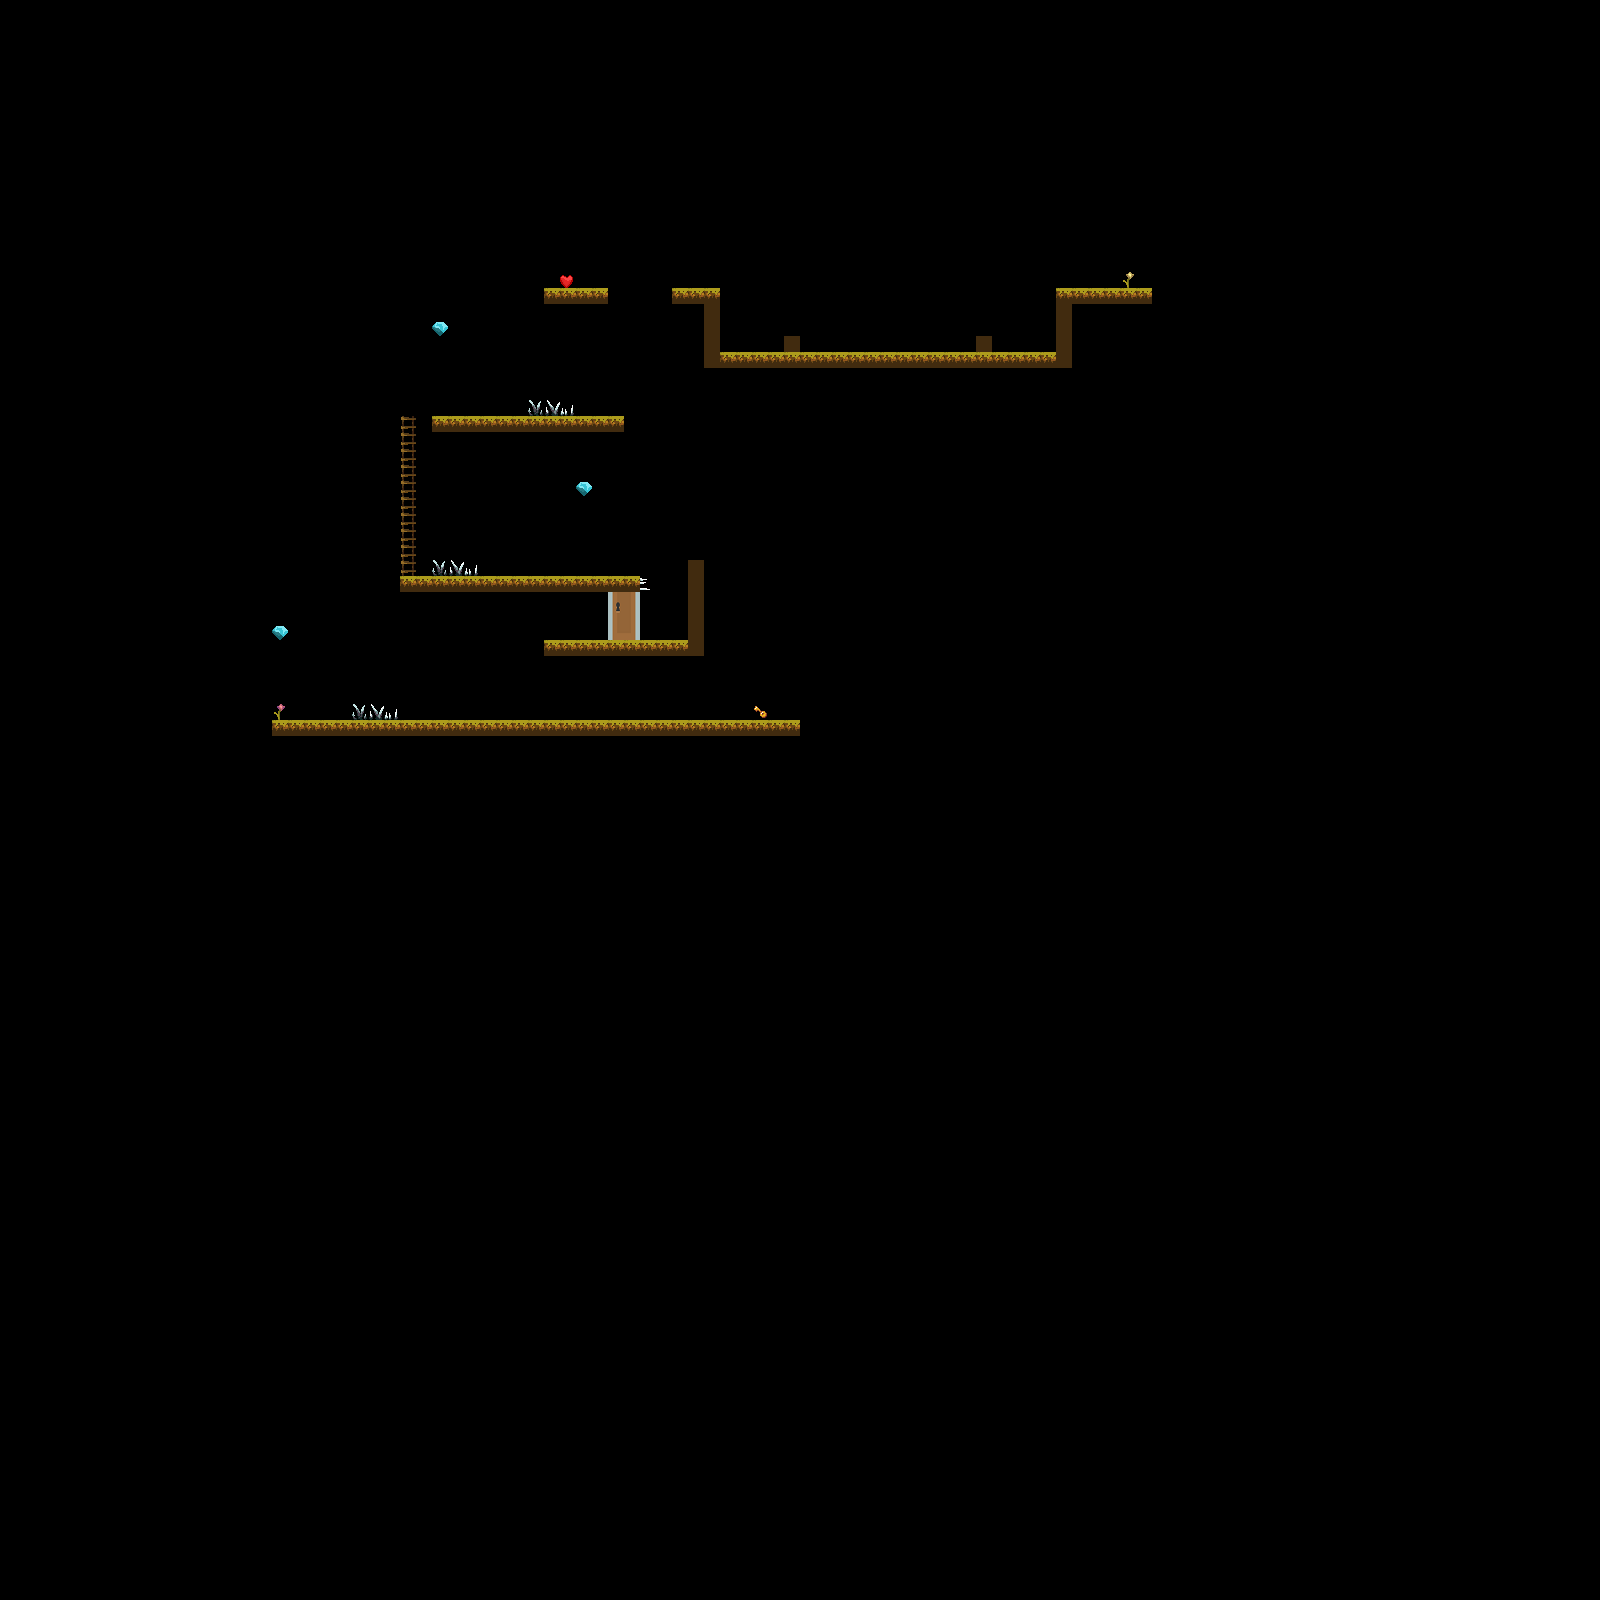

This is a level from a 2D game, rendered from its Tiled map with the project's own tilesets. A one-line summary and the map file follow, with tile-layer data summarised:
An orthogonal 100x100 tile map with 16x16 px tiles, 13 tile layers (Checkpoints, Coins, Hearts, Don't Touch, ...), 8 tilesets and 2 objects.

<map version="1.5" tiledversion="1.5.0" orientation="orthogonal" renderorder="left-down" width="100" height="100" tilewidth="16" tileheight="16" infinite="0" nextlayerid="16" nextobjectid="3">
 <tileset firstgid="1" name="Enviroment" tilewidth="16" tileheight="16" tilecount="1170" columns="45">
  <image source="../../images/Environment/Kauzz Forest Tiles/Enviroment.png" width="724" height="416" />
 </tileset>
 <tileset firstgid="1171" source="../../images/Animated Tiles/Diamond.tsx" />
 <tileset firstgid="1184" name="Country_village_props" tilewidth="16" tileheight="16" tilecount="252" columns="21">
  <image source="../../images/Environment/Country-village_asset_pack/1_Tileset &amp; props/Country_village_props.png" width="336" height="192" />
 </tileset>
 <tileset firstgid="1436" name="Door and key" tilewidth="32" tileheight="48" tilecount="1" columns="0">
  <grid orientation="orthogonal" width="1" height="1" />
  <tile id="2">
   <image width="32" height="48" source="../../images/Environment/doorClosed_mid.png" />
  </tile>
 </tileset>
 <tileset firstgid="1439" name="tiny_consumables" tilewidth="16" tileheight="16" tilecount="18" columns="6">
  <image source="../../images/Environment/tiny_consumables.png" width="96" height="48" />
 </tileset>
 <tileset firstgid="1457" name="mainlevbuild" tilewidth="16" tileheight="16" tilecount="4096" columns="64">
  <image source="../../images/Environment/PFantasy_SET1_v1.0/mainlevbuild.png" width="1024" height="1024" />
 </tileset>
 <tileset firstgid="5553" source="../../images/Animated Tiles/Heart.tsx" />
 <tileset firstgid="5559" name="Bat" tilewidth="35" tileheight="20" tilecount="22" columns="0">
  <grid orientation="orthogonal" width="1" height="1" />
  <tile id="22">
   <image width="35" height="20" source="../../images/Environment/Kauzz Forest Tiles/Bat/Bat_flying_strip22/Bat_flying_strip22-0.png" />
   <animation>
    <frame tileid="22" duration="15" />
    <frame tileid="23" duration="15" />
    <frame tileid="24" duration="15" />
    <frame tileid="25" duration="15" />
    <frame tileid="26" duration="15" />
    <frame tileid="27" duration="15" />
    <frame tileid="28" duration="15" />
    <frame tileid="29" duration="15" />
    <frame tileid="30" duration="15" />
    <frame tileid="31" duration="15" />
    <frame tileid="32" duration="15" />
    <frame tileid="33" duration="15" />
    <frame tileid="34" duration="15" />
    <frame tileid="35" duration="15" />
    <frame tileid="36" duration="15" />
    <frame tileid="37" duration="15" />
    <frame tileid="38" duration="15" />
    <frame tileid="39" duration="15" />
    <frame tileid="40" duration="15" />
    <frame tileid="41" duration="15" />
    <frame tileid="42" duration="15" />
    <frame tileid="43" duration="15" />
   </animation>
  </tile>
  <tile id="23">
   <image width="35" height="20" source="../../images/Environment/Kauzz Forest Tiles/Bat/Bat_flying_strip22/Bat_flying_strip22-1.png" />
  </tile>
  <tile id="24">
   <image width="35" height="20" source="../../images/Environment/Kauzz Forest Tiles/Bat/Bat_flying_strip22/Bat_flying_strip22-2.png" />
  </tile>
  <tile id="25">
   <image width="35" height="20" source="../../images/Environment/Kauzz Forest Tiles/Bat/Bat_flying_strip22/Bat_flying_strip22-3.png" />
  </tile>
  <tile id="26">
   <image width="35" height="20" source="../../images/Environment/Kauzz Forest Tiles/Bat/Bat_flying_strip22/Bat_flying_strip22-4.png" />
  </tile>
  <tile id="27">
   <image width="35" height="20" source="../../images/Environment/Kauzz Forest Tiles/Bat/Bat_flying_strip22/Bat_flying_strip22-5.png" />
  </tile>
  <tile id="28">
   <image width="35" height="20" source="../../images/Environment/Kauzz Forest Tiles/Bat/Bat_flying_strip22/Bat_flying_strip22-6.png" />
  </tile>
  <tile id="29">
   <image width="35" height="20" source="../../images/Environment/Kauzz Forest Tiles/Bat/Bat_flying_strip22/Bat_flying_strip22-7.png" />
  </tile>
  <tile id="30">
   <image width="35" height="20" source="../../images/Environment/Kauzz Forest Tiles/Bat/Bat_flying_strip22/Bat_flying_strip22-8.png" />
  </tile>
  <tile id="31">
   <image width="35" height="20" source="../../images/Environment/Kauzz Forest Tiles/Bat/Bat_flying_strip22/Bat_flying_strip22-9.png" />
  </tile>
  <tile id="32">
   <image width="35" height="20" source="../../images/Environment/Kauzz Forest Tiles/Bat/Bat_flying_strip22/Bat_flying_strip22-10.png" />
  </tile>
  <tile id="33">
   <image width="35" height="20" source="../../images/Environment/Kauzz Forest Tiles/Bat/Bat_flying_strip22/Bat_flying_strip22-11.png" />
  </tile>
  <tile id="34">
   <image width="35" height="20" source="../../images/Environment/Kauzz Forest Tiles/Bat/Bat_flying_strip22/Bat_flying_strip22-12.png" />
  </tile>
  <tile id="35">
   <image width="35" height="20" source="../../images/Environment/Kauzz Forest Tiles/Bat/Bat_flying_strip22/Bat_flying_strip22-13.png" />
  </tile>
  <tile id="36">
   <image width="35" height="20" source="../../images/Environment/Kauzz Forest Tiles/Bat/Bat_flying_strip22/Bat_flying_strip22-14.png" />
  </tile>
  <tile id="37">
   <image width="35" height="20" source="../../images/Environment/Kauzz Forest Tiles/Bat/Bat_flying_strip22/Bat_flying_strip22-15.png" />
  </tile>
  <tile id="38">
   <image width="35" height="20" source="../../images/Environment/Kauzz Forest Tiles/Bat/Bat_flying_strip22/Bat_flying_strip22-16.png" />
  </tile>
  <tile id="39">
   <image width="35" height="20" source="../../images/Environment/Kauzz Forest Tiles/Bat/Bat_flying_strip22/Bat_flying_strip22-17.png" />
  </tile>
  <tile id="40">
   <image width="35" height="20" source="../../images/Environment/Kauzz Forest Tiles/Bat/Bat_flying_strip22/Bat_flying_strip22-18.png" />
  </tile>
  <tile id="41">
   <image width="35" height="20" source="../../images/Environment/Kauzz Forest Tiles/Bat/Bat_flying_strip22/Bat_flying_strip22-19.png" />
  </tile>
  <tile id="42">
   <image width="35" height="20" source="../../images/Environment/Kauzz Forest Tiles/Bat/Bat_flying_strip22/Bat_flying_strip22-20.png" />
  </tile>
  <tile id="43">
   <image width="35" height="20" source="../../images/Environment/Kauzz Forest Tiles/Bat/Bat_flying_strip22/Bat_flying_strip22-21.png" />
  </tile>
 </tileset>
 <layer id="4" name="Checkpoints" width="100" height="100">
  <data>[10000 cells, 0 non-empty, 0 distinct tile ids]</data>
 </layer>
 <layer id="5" name="Coins" width="100" height="100">
  <data>[10000 cells, 3 non-empty, 1 distinct tile ids]</data>
 </layer>
 <layer id="6" name="Hearts" width="100" height="100">
  <data>[10000 cells, 1 non-empty, 1 distinct tile ids]</data>
 </layer>
 <layer id="7" name="Don't Touch" width="100" height="100">
  <data>[10000 cells, 10 non-empty, 4 distinct tile ids]</data>
 </layer>
 <layer id="8" name="Golden key" width="100" height="100">
  <data>[10000 cells, 1 non-empty, 1 distinct tile ids]</data>
 </layer>
 <layer id="9" name="Golden door" width="100" height="100">
  <data>[10000 cells, 1 non-empty, 1 distinct tile ids]</data>
 </layer>
 <layer id="10" name="Exit" width="100" height="100">
  <data>[10000 cells, 1 non-empty, 1 distinct tile ids]</data>
 </layer>
 <layer id="11" name="Enemy 1" width="100" height="100">
  <data>[10000 cells, 1 non-empty, 1 distinct tile ids]</data>
 </layer>
 <layer id="12" name="Enemy 0" width="100" height="100">
  <data>[10000 cells, 1 non-empty, 1 distinct tile ids]</data>
 </layer>
 <layer id="13" name="Spawn" width="100" height="100">
  <data>[10000 cells, 1 non-empty, 1 distinct tile ids]</data>
 </layer>
 <objectgroup id="14" name="Enemies" />
 <objectgroup id="3" name="Moving platforms">
  <object id="1" gid="3" x="624" y="432" width="16" height="16">
   <properties>
    <property name="boundary_bottom" type="float" value="1752" />
    <property name="boundary_top" type="float" value="1992" />
    <property name="change_y" type="float" value="1" />
   </properties>
  </object>
  <object id="2" gid="3" x="640" y="432" width="16" height="16">
   <properties>
    <property name="boundary_bottom" type="float" value="1752" />
    <property name="boundary_top" type="float" value="1992" />
    <property name="change_y" type="float" value="1" />
   </properties>
  </object>
 </objectgroup>
 <layer id="2" name="Platforms" width="100" height="100">
  <data>[10000 cells, 117 non-empty, 2 distinct tile ids]</data>
 </layer>
 <layer id="1" name="Ladders" width="100" height="100">
  <data>[10000 cells, 10 non-empty, 1 distinct tile ids]</data>
 </layer>
 <layer id="15" name="Foreground 1" width="100" height="100">
  <data>[10000 cells, 0 non-empty, 0 distinct tile ids]</data>
 </layer>
</map>
